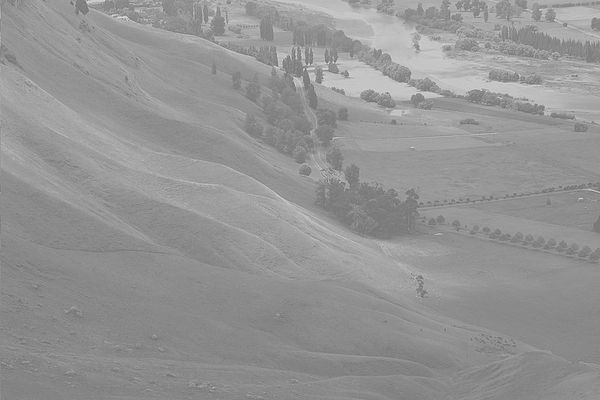
#> input picture lab3/histogram.jpg, 600 x 400 px
$ python histo_matching.py
#> lines starting #> are read from the running program, lines starting #| are printed output that depends on the picture
#> further down, image is the input picture: shape (400, 600); min 105, max 228, mean 148
import cv2
import numpy as np
import math
import matplotlib.pyplot as plt


def double_gaussian(sigma1, mean1, sigma2, mean2):
    out = np.zeros(256, dtype=np.float32)
    c1 = (sigma1 * np.sqrt(2 * np.pi))
    c2 = (sigma2 * np.sqrt(2 * np.pi))
    sig1 = 2 * sigma1 ** 2
    sig2 = 2 * sigma2 ** 2
    for i in range(256):
        p_x = np.exp(-((i - mean1) ** 2) / (sig1)) / (c1) + np.exp(-((i - mean2) ** 2) / (sig2)) / (c2)
        out[i] = p_x

    return out

def histogram_equalization(image):
    histogram = np.zeros(256, dtype=np.uint32)
    for i in range(image.shape[0]):
        for j in range(image.shape[1]):
            pixel = image[i, j]
            histogram[pixel] += 1
#> after the loop, histogram = 256 values, max 9682 at index 137, min 0 at index 0, mean 937.5

    pdf = np.zeros(256, dtype=np.float32)
    m, n = image.shape
#> m = 400; n = 600
    size = m * n
#> size = 240000
    for i in range(0, 256):
        pdf[i] = histogram[i] / size
#> after the loop, pdf = 256 values, max 0.0403 at index 137, min 0 at index 0, mean 0.00391

    cdf = np.zeros(256, dtype=np.float32)
    cdf[0] = pdf[0]
    for i in range(1, 256):
        cdf[i] = cdf[i - 1] + pdf[i]
#> after the loop, cdf = 256 values from 0 to 1

    for i in range(0, 256):
        cdf[i] = round(cdf[i] * 255)
#> after the loop, cdf = 256 values from 0 to 255

    equalized_image = np.zeros_like(image)
    for i in range(image.shape[0]):
        for j in range(image.shape[1]):
            equalized_image[i, j] = cdf[image[i, j]]
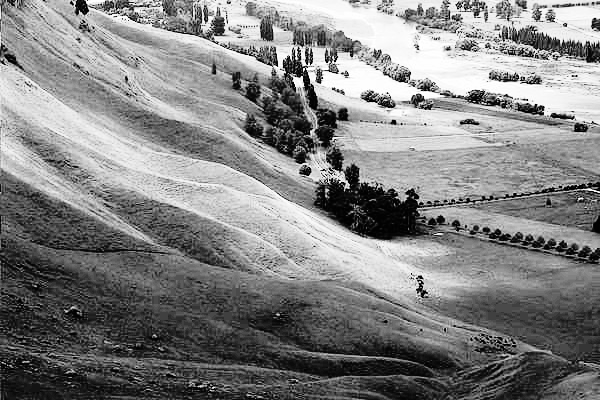
#> equalized_image: shape (400, 600); min 0, max 255, mean 130.4

    plt.title('Equalized Histogram')
    return pdf, cdf, equalized_image


image = cv2.imread('../histogram.jpg', cv2.IMREAD_GRAYSCALE)
# [5 lines of commented-out code are left out]
pdf, cdf, equalized_image = histogram_equalization(image)
#> cdf = 256 values from 0 to 255
# g_distribution = double_gaussian(simga1, mean1, sigma2, mean2)

g_distribution = double_gaussian(8, 30, 20, 160)
# g_distribution = double_gaussian(20, 50, 30, 100)


g_pdf = g_distribution / np.sum(g_distribution)


g_cdf = np.zeros(256)
g_cdf[0] = g_pdf[0]
for i in range(1, 256):
    g_cdf[i] = g_cdf[i - 1] + g_pdf[i]

for i in range(0, 256):
    g_cdf[i] = round(g_cdf[i] * 255)

plt.subplot(2, 2, 1)
plt.title("target pdf")
plt.plot(g_pdf)

plt.subplot(2, 2, 2)
plt.title("target cdf")
plt.plot(g_cdf)

plt.subplot(2, 2, 3)
plt.title("equalized image histogram")
plt.hist(equalized_image.ravel(), 256, [0, 255])

plt.show()
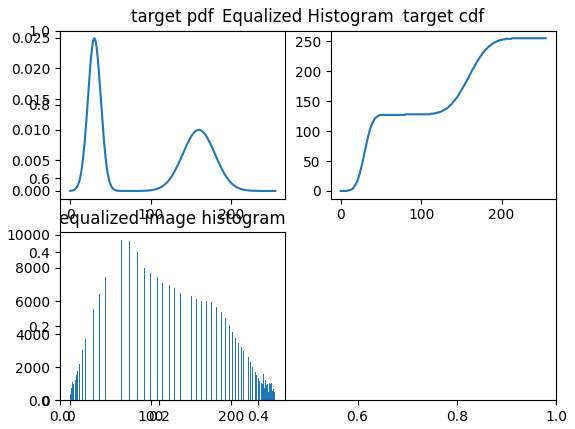
#> figure drawn by matplotlib, 3 panels; panel 1: curve peaks at x = 30, y = 0.0249; panel 2: curve peaks at x = 213, y = 255; panel 3: tallest bar 9682 high, from x = 63.75 to 64.75


map = np.zeros(256)
for i in range(256):
    x = (np.abs(g_cdf - cdf[i])).argmin()
    map[i] = x
#> after the loop, map = 256 values from 0 to 213

output = np.zeros_like(image)
for i in range(image.shape[0]):
    for j in range(image.shape[1]):
        output[i, j] = map[image[i, j]]
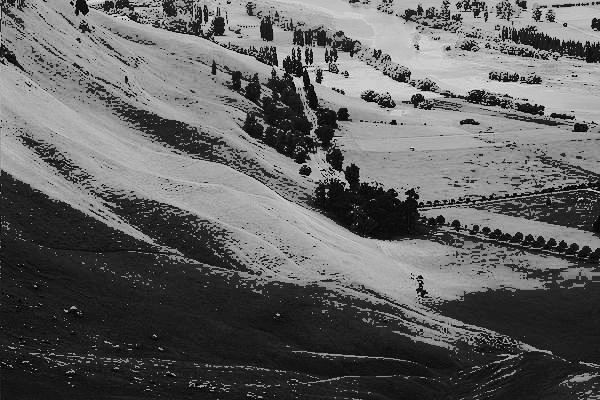
#> output: shape (400, 600); min 0, max 213, mean 96.8

o_pdf, o_cdf, o_equalized_image = histogram_equalization(output)
#> o_pdf = 256 values, max 0.0403 at index 29, min 0 at index 1, mean 0.00391; o_cdf = 256 values from 0 to 255

plt.subplot(3, 2, 1)
plt.title("input histogram")
plt.hist(image.ravel(), 256, [0, 255])

plt.subplot(3, 2, 2)
plt.title("pdf")
plt.plot(pdf)

plt.subplot(3, 2, 3)
plt.title("cdf")
plt.plot(cdf)

plt.subplot(3, 2, 4)
plt.title("matched histogram")
plt.hist(output.ravel(), 256, [0, 255])

plt.subplot(3, 2, 5)
plt.title("pdf")
plt.plot(o_pdf)

plt.subplot(3, 2, 6)
plt.title("cdf")
plt.plot(o_cdf)
plt.show()
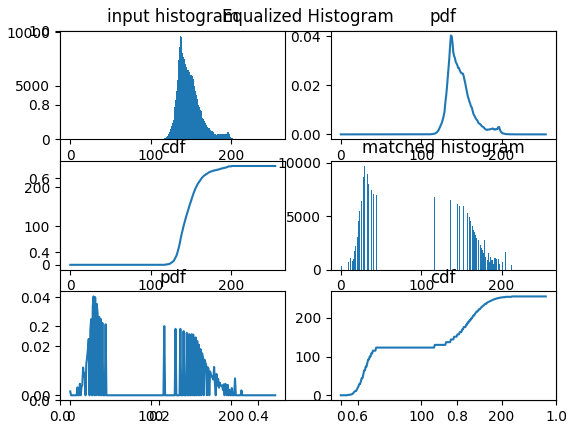
#> figure drawn by matplotlib, 6 panels; panel 1: tallest bar 9682 high, from x = 136.5 to 137.5; panel 2: curve peaks at x = 137, y = 0.0403; panel 3: curve peaks at x = 201, y = 255; panel 4: tallest bar 9682 high, from x = 28.89 to 29.88

cv2.imshow("input image", image)
cv2.imshow("equalized image", equalized_image)
cv2.imshow("matched image", output)

cv2.waitKey(0)
cv2.destroyAllWindows()
